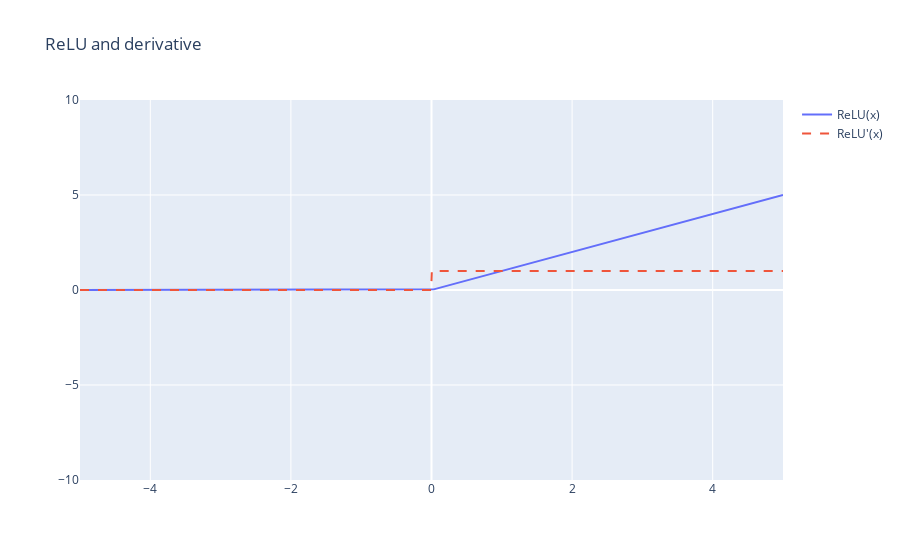
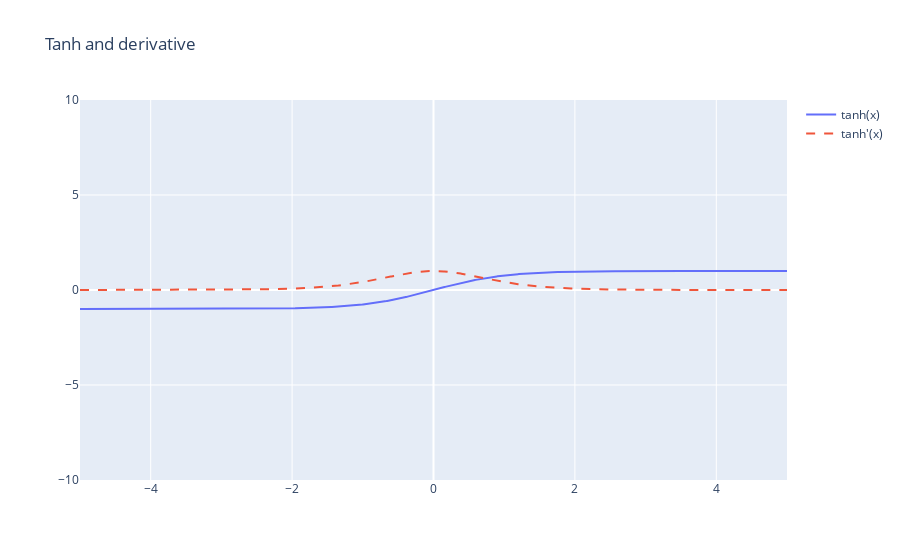
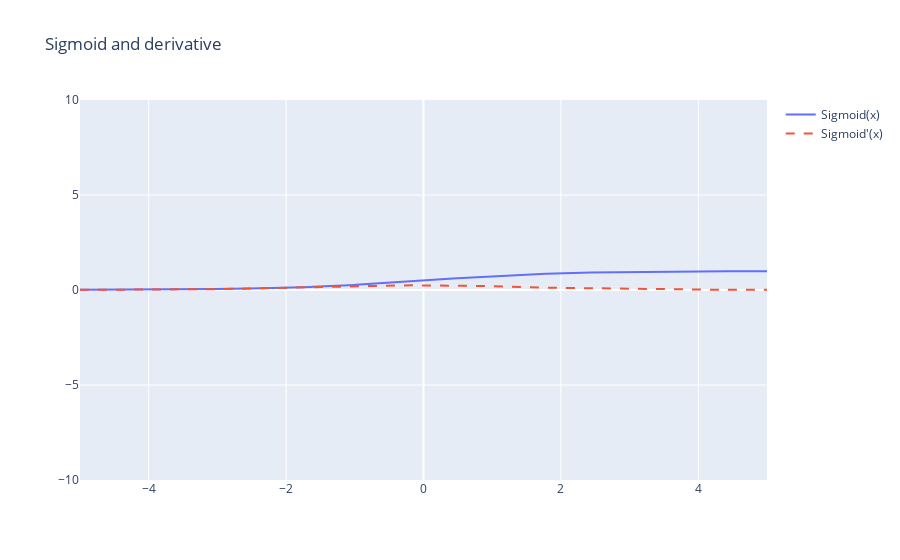
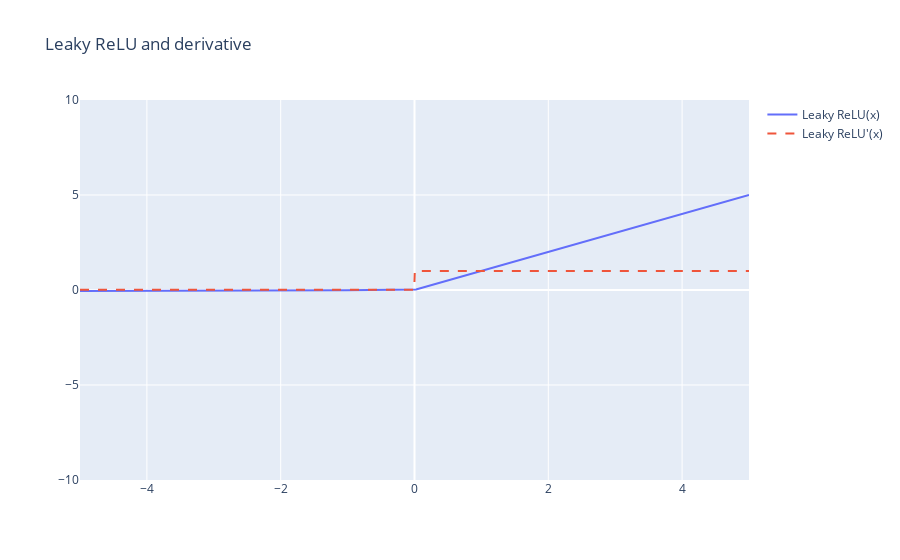

Notebook source saved alongside these figures, in order:
### Code cell
# ReLU
relu = np.maximum(0, x)
drelu = heaviside(x)
fig1 = go.Figure()
fig1.add_trace(go.Scatter(x=x, y=relu, mode="lines", name="ReLU(x)"))
fig1.add_trace(go.Scatter(x=x, y=drelu, mode="lines", name="ReLU'(x)", line=dict(dash="dash")))
fig1.update_layout(title="ReLU and derivative", xaxis=dict(range=[-5,5]), yaxis=dict(range=[-10,10]))
fig1.show()

# Tanh
tanh = np.tanh(x)
dtanh = 1 - tanh**2
fig2 = go.Figure()
fig2.add_trace(go.Scatter(x=x, y=tanh, mode="lines", name="tanh(x)"))
fig2.add_trace(go.Scatter(x=x, y=dtanh, mode="lines", name="tanh'(x)", line=dict(dash="dash")))
fig2.update_layout(title="Tanh and derivative", xaxis=dict(range=[-5,5]), yaxis=dict(range=[-10,10]))
fig2.show()

# Sigmoid (and Softmax 2-class)
sig = 1/(1+np.exp(-x))
dsig = sig*(1-sig)
fig3 = go.Figure()
fig3.add_trace(go.Scatter(x=x, y=sig, mode="lines", name="Sigmoid(x)"))
fig3.add_trace(go.Scatter(x=x, y=dsig, mode="lines", name="Sigmoid'(x)", line=dict(dash="dash")))
fig3.update_layout(title="Sigmoid and derivative", xaxis=dict(range=[-5,5]), yaxis=dict(range=[-10,10]))
fig3.show()

# Leaky ReLU
alpha_leaky = 0.01
lrelu = np.where(x > 0, x, alpha_leaky*x)
dlrelu = np.where(x > 0, 1.0, alpha_leaky)
fig4 = go.Figure()
fig4.add_trace(go.Scatter(x=x, y=lrelu, mode="lines", name="Leaky ReLU(x)"))
fig4.add_trace(go.Scatter(x=x, y=dlrelu, mode="lines", name="Leaky ReLU'(x)", line=dict(dash="dash")))
fig4.update_layout(title="Leaky ReLU and derivative", xaxis=dict(range=[-5,5]), yaxis=dict(range=[-10,10]))
fig4.show()

# ELU
alpha_elu = 0.3
elu = np.where(x > 0, x, alpha_elu*(np.expm1(x)))
delu = np.where(x > 0, 1.0, alpha_elu*np.exp(x))
fig5 = go.Figure()
fig5.add_trace(go.Scatter(x=x, y=elu, mode="lines", name="ELU(x)"))
fig5.add_trace(go.Scatter(x=x, y=delu, mode="lines", name="ELU'(x)", line=dict(dash="dash")))
fig5.update_layout(title="ELU and derivative (α=0.3)", xaxis=dict(range=[-5,5]), yaxis=dict(range=[-10,10]))
fig5.show()

# Sinc
sinc = np.ones_like(x)
nz = x != 0
sinc[nz] = np.sin(x[nz])/x[nz]
dsinc = np.zeros_like(x)
dsinc[nz] = (x[nz]*np.cos(x[nz]) - np.sin(x[nz]))/(x[nz]**2)
fig6 = go.Figure()
fig6.add_trace(go.Scatter(x=x, y=sinc, mode="lines", name="sinc(x)"))
fig6.add_trace(go.Scatter(x=x, y=dsinc, mode="lines", name="sinc'(x)", line=dict(dash="dash")))
fig6.update_layout(title="Sinc and derivative", xaxis=dict(range=[-5,5]), yaxis=dict(range=[-10,10]))
fig6.show()

### Figure 1 — Plotly figure (JSON) as saved in the notebook; plotly's stock layout.template omitted (floating-point values rounded to 4 significant figures; data arrays with more than 128 entries replaced by an {"elided": "..."} marker saying what was removed)
{"data": [{"mode": "lines", "name": "ReLU(x)", "type": "scatter", "x": {"elided": "1000 float values"}, "y": {"elided": "1000 float values"}}, {"line": {"dash": "dash"}, "mode": "lines", "name": "ReLU'(x)", "type": "scatter", "x": {"elided": "1000 float values"}, "y": {"elided": "1000 int values"}}], "layout": {"title": {"text": "ReLU and derivative"}, "xaxis": {"range": [-5, 5]}, "yaxis": {"range": [-10, 10]}}}

### Figure 2 — Plotly figure (JSON) as saved in the notebook; plotly's stock layout.template omitted (floating-point values rounded to 4 significant figures; data arrays with more than 128 entries replaced by an {"elided": "..."} marker saying what was removed)
{"data": [{"mode": "lines", "name": "tanh(x)", "type": "scatter", "x": {"elided": "1000 float values"}, "y": {"elided": "1000 float values"}}, {"line": {"dash": "dash"}, "mode": "lines", "name": "tanh'(x)", "type": "scatter", "x": {"elided": "1000 float values"}, "y": {"elided": "1000 float values"}}], "layout": {"title": {"text": "Tanh and derivative"}, "xaxis": {"range": [-5, 5]}, "yaxis": {"range": [-10, 10]}}}

### Figure 3 — Plotly figure (JSON) as saved in the notebook; plotly's stock layout.template omitted (floating-point values rounded to 4 significant figures; data arrays with more than 128 entries replaced by an {"elided": "..."} marker saying what was removed)
{"data": [{"mode": "lines", "name": "Sigmoid(x)", "type": "scatter", "x": {"elided": "1000 float values"}, "y": {"elided": "1000 float values"}}, {"line": {"dash": "dash"}, "mode": "lines", "name": "Sigmoid'(x)", "type": "scatter", "x": {"elided": "1000 float values"}, "y": {"elided": "1000 float values"}}], "layout": {"title": {"text": "Sigmoid and derivative"}, "xaxis": {"range": [-5, 5]}, "yaxis": {"range": [-10, 10]}}}

### Figure 4 — Plotly figure (JSON) as saved in the notebook; plotly's stock layout.template omitted (floating-point values rounded to 4 significant figures; data arrays with more than 128 entries replaced by an {"elided": "..."} marker saying what was removed)
{"data": [{"mode": "lines", "name": "Leaky ReLU(x)", "type": "scatter", "x": {"elided": "1000 float values"}, "y": {"elided": "1000 float values"}}, {"line": {"dash": "dash"}, "mode": "lines", "name": "Leaky ReLU'(x)", "type": "scatter", "x": {"elided": "1000 float values"}, "y": {"elided": "1000 float values"}}], "layout": {"title": {"text": "Leaky ReLU and derivative"}, "xaxis": {"range": [-5, 5]}, "yaxis": {"range": [-10, 10]}}}
